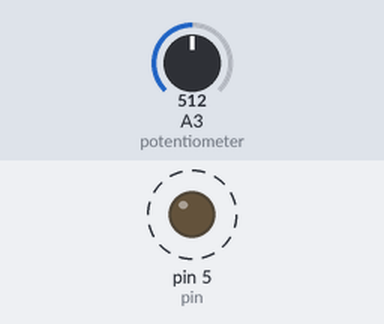
A sketch run on a simulated Arduino Uno, built with avr-gcc and run on an emulated ATmega328P. On the bench: output pins drawn as LEDs (lit = HIGH). Dashed ring = blinking. Inputs (shaded band) come from the test bench; at power-on: A3 (potentiometer) = 512.

Above: at 1.9 s.
2.0 s: A3 (potentiometer) set to 122
At 2.71 s:
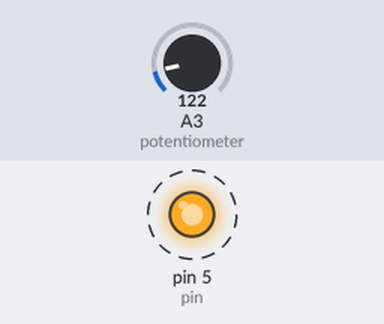
5.5 s: A3 (potentiometer) set to 0
At 5.76 s:
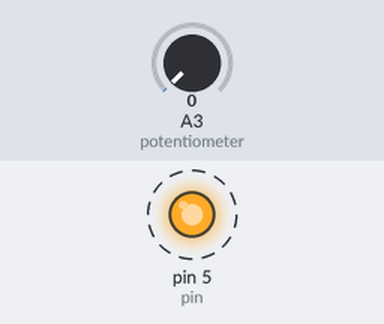
Timing chart, 0 to 15.0 s (numbered marks = the images above; inputs shaded):
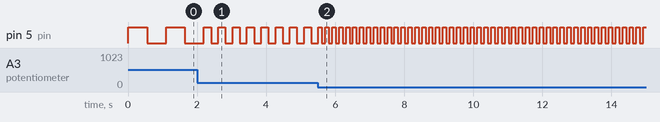

Measured:
- after the input at 2.0 s, pin 5 (pin): alternates HIGH for 0.21 s and LOW for 0.21 s, starting after 0.41 s
- after the input at 5.5 s, pin 5 (pin): alternates HIGH for 0.10 s and LOW for 0.10 s, starting after 0.11 s
- by itself, pin 5 (pin): alternates HIGH for 0.55 s and LOW for 0.55 s

The sketch:

Potentiometer.ino
```cpp
int pin = 5;
void setup() {
  pinMode(pin, OUTPUT);
}

void loop() {
  int potValue = analogRead(A3); // Read potentiometer
  int blinkDelay = map(potValue, 0, 1023, 100, 1000); // Map to 100ms–1s

  digitalWrite(pin, HIGH);  // Turn LED on
  delay(blinkDelay);
  digitalWrite(pin, LOW);
  delay(blinkDelay);
}
```
